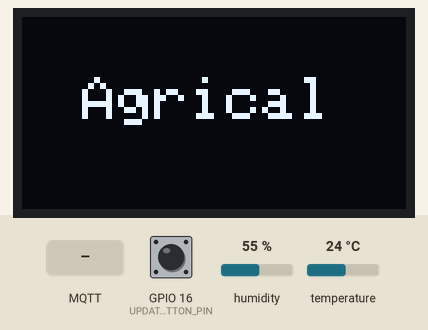
Bench run of a sketch on a simulated ESP32. Parts: 128×64 one-colour display. The inputs (shaded band) are chosen by the test bench; at power-on: GPIO 16 (UPDATE_BUTTON_PIN) HIGH, humidity 55 %, temperature 24 °C. WiFi joins after 1.5 s; servers stay silent unless stated; no MQTT or app messages arrive unless stated; what the sketch prints to the serial monitor is not drawn.

Above: at 1.2 s.
7.4 s: GPIO 16 (UPDATE_BUTTON_PIN) pulled LOW for 0.15 s
At 7.9 s:
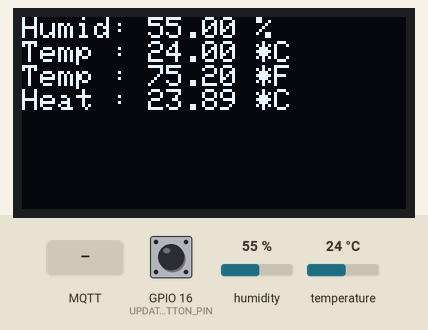
9.0 s: MQTT message "1" arrives on the first subscribed topic
At 18.7 s:
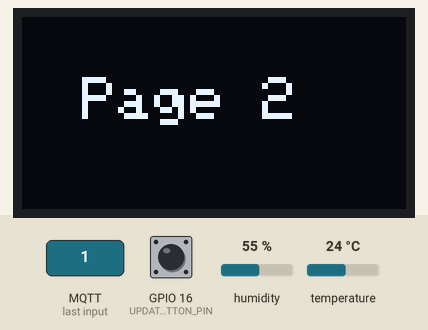
Timing chart, 0 to 20.2 s (numbered marks = the images above; inputs shaded):
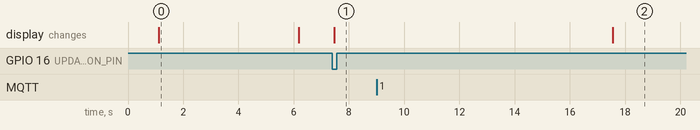

The sketch:

manualUpdate.ino
```cpp
#include "secrets.h"
#include <WiFiClientSecure.h>
#include <PubSubClient.h>
#include "WiFi.h"

#include <ArduinoJson.h>
#include <SoftwareSerial.h>

#include <Adafruit_GFX.h>
#include <Adafruit_SSD1306.h>

//Libraries for DHT
#include "DHT.h"

#define DHTTYPE DHT11
#define DHTPIN 17

#define UPDATE_BUTTON_PIN 16
#define EMERGENCY_BUTTON_PIN 0

#define AWS_IOT_PUBLISH_TOPIC   "esp32/pub"
#define AWS_IOT_SUBSCRIBE_TOPIC "esp32/sub"

#define SCREEN_WIDTH 128 // OLED display width, in pixels
#define SCREEN_HEIGHT 64 // OLED display height, in pixels

WiFiClientSecure net = WiFiClientSecure();
PubSubClient client(net);

// Declaration for an SSD1306 display connected to I2C (SDA, SCL pins)
Adafruit_SSD1306 display(SCREEN_WIDTH, SCREEN_HEIGHT, &Wire, -1);
DHT dht(DHTPIN, DHTTYPE);

// // Replace with your network credentials
// const char* ssid     = "unga";
// const char* password = "punyabunga";

// Timer variables
unsigned long lastTime = 0;
unsigned long timerDelay = 120000;

// Variables to hold sensor readings
float h;
float t;
float f;
float hic;
float hif;

String dataMessage;

// int updateButton;            // the current reading from the input pin
// int lastButtonState = LOW;  // the previous reading from the input pin

// // the following variables are unsigned longs because the time, measured in
// // milliseconds, will quickly become a bigger number than can be stored in an int.
// unsigned long lastDebounceTime = 0;  // the last time the output pin was toggled
// unsigned long debounceDelay = 50;    // the debounce time; increase if the

volatile bool isDisplay = false;
// volatile bool lastDisplayState = false;
unsigned long lastDisplayTime = 0;  // the last time the output pin was toggled
unsigned long displayDelay = 60000;    // the debounce time; increase if the
unsigned long delayPageDisplay = 10000;

volatile bool manualUpdate = false;
void publishMessage(){
  StaticJsonDocument<200> doc;
  //Assign collected data to JSON Object

  doc["humidity"] = h;
  doc["temperatureC"] = t;
  doc["temperatureF"] = f;
  doc["hiC"] = hic;

  char jsonBuffer[512];

  serializeJson(doc, jsonBuffer); // print to client

  client.publish(AWS_IOT_PUBLISH_TOPIC, jsonBuffer);
}

void messageHandler(char* topic, byte* payload, unsigned int length){
  Serial.print("incoming: ");
  Serial.println(topic);

  StaticJsonDocument<200> doc;
  deserializeJson(doc, payload);
  const char* message = doc["message"];
  Serial.println(message);
}

void WiFiStationConnected(WiFiEvent_t event, WiFiEventInfo_t info){
  Serial.println("Connected to AP successfully!");
}

void WiFiGotIP(WiFiEvent_t event, WiFiEventInfo_t info){
  Serial.println("WiFi connected");
  Serial.println("IP address: ");
  Serial.println(WiFi.localIP());
  // connectAWS();
}

void WiFiStationDisconnected(WiFiEvent_t event, WiFiEventInfo_t info){
  Serial.println("Disconnected from WiFi access point");
  Serial.print("WiFi lost connection. Reason: ");
  Serial.println(info.wifi_sta_disconnected.reason);
  Serial.println("Trying to Reconnect");

  WiFi.begin(WIFI_SSID, WIFI_PASSWORD);
}

void connectAWS(){
  // WiFi.mode(WIFI_STA);
  // WiFi.begin(WIFI_SSID, WIFI_PASSWORD);

  // Serial.println("Connecting to Wi-Fi");

  // while (WiFi.status() != WL_CONNECTED)
  // {
  //   delay(500);
  //   Serial.print(".");
  // }

  // Configure WiFiClientSecure to use the AWS IoT device credentials
  net.setCACert(AWS_CERT_CA);
  net.setCertificate(AWS_CERT_CRT);
  net.setPrivateKey(AWS_CERT_PRIVATE);

  // Connect to the MQTT broker on the AWS endpoint we defined earlier
  client.setServer(AWS_IOT_ENDPOINT, 8883);

  // Create a message handler
  client.setCallback(messageHandler);

  Serial.printf("\nConnecting to AWS IOT\n");

  while (!client.connect(THINGNAME)){
    Serial.print(".");
    delay(100);
  }

  if (!client.connected()){
    Serial.println("AWS IoT Timeout!");
    return;
  }

  // Subscribe to a topic
  client.subscribe(AWS_IOT_SUBSCRIBE_TOPIC);

  Serial.printf("\nAWS IoT Connected!\n");
}

void setup() {
  Serial.begin(115200);

  dht.begin();

  pinMode(UPDATE_BUTTON_PIN, INPUT);

  if(!display.begin(SSD1306_SWITCHCAPVCC, 0x3C)) { // Address 0x3D for 128x64
    Serial.println(F("SSD1306 allocation failed"));
    for(;;);
  }

  // delete old config
  WiFi.disconnect(true);

  delay(1000);
  WiFi.onEvent(WiFiStationConnected, WiFiEvent_t::ARDUINO_EVENT_WIFI_STA_CONNECTED);
  WiFi.onEvent(WiFiGotIP, WiFiEvent_t::ARDUINO_EVENT_WIFI_STA_GOT_IP);
  WiFi.onEvent(WiFiStationDisconnected, WiFiEvent_t::ARDUINO_EVENT_WIFI_STA_DISCONNECTED);

  WiFi.mode(WIFI_STA);
  WiFi.begin(WIFI_SSID, WIFI_PASSWORD);
  connectAWS();

  attachInterrupt(digitalPinToInterrupt(UPDATE_BUTTON_PIN), triggerManualUpdate, FALLING);

  display.clearDisplay();
  display.setTextSize(2.5);
  display.setTextColor(WHITE);
  display.setCursor(20, 20);
  // Display static text
  display.println("Agrical");
  display.display();
  delay(5000);

  Serial.println();
  Serial.println("Program Started");
}


void loop() {
  if (WiFi.status() == WL_CONNECTED){
    if(!client.connect(THINGNAME)){
      connectAWS();
    }
  }

  if ((millis() - lastTime) > timerDelay) {
    dhtUpdate();

    //Concatenate all info separated by commas
    dataMessage = String(h) + "," + String(t) + "," + String(f) + "," + String(hic) + "," + String(hif) + "\r\n";
    Serial.printf("\nSaving data to SD Card: ");
    Serial.print(dataMessage);

    isDisplay = true;
    lastDisplayTime = millis();

    if (WiFi.status() != WL_CONNECTED){
      Serial.println("Interlock! Save Data\n");
    }
    else{
      publishMessage();
      Serial.println("Send Data to AWS IOT Cloud");
    }

    lastTime = millis();
  }
  else if(manualUpdate){
    manualUpdate = false;
    dhtUpdate();

    //Concatenate all info separated by commas
    dataMessage = String(h) + "," + String(t) + "," + String(f) + "," + String(hic) + "," + String(hif) + "\r\n";
    Serial.printf("\nSaving data to SD Card: ");
    Serial.print(dataMessage);

    isDisplay = true;
    lastDisplayTime = millis();

    if (WiFi.status() != WL_CONNECTED){
      Serial.println("Interlock! Save Data\n");
    }
    else{
      publishMessage();
      Serial.println("Send Data to AWS IOT Cloud");
    }
  }
  else if (WiFi.status() != WL_CONNECTED){
    display.clearDisplay();
    display.setTextSize(2.5);
    display.setTextColor(WHITE);
    display.setCursor(20, 20);
    // Display static text
    display.println("Reconnecting");
    display.display();
  }
  else if (!isDisplay){
    display.clearDisplay();
    display.display();
    Serial.println("No Display");
  }

  if (isDisplay){
    displayPage();
  }

  // lastDisplayState = isDisplay;

  client.loop();
  delay(50);
}

void displayPage(){
  // if (isDisplay != lastDisplayState) {
  //   lastDisplayTime = millis();
  // }
  if ((millis() - lastDisplayTime) > displayDelay) {
    isDisplay = false;
  }
  else if ((millis() - lastDisplayTime) <= delayPageDisplay){
    oledDisplay();
    Serial.println("Page 1");
  }
  else if (((millis() - lastDisplayTime) > delayPageDisplay) && ((millis() - lastDisplayTime) <= 2*delayPageDisplay)){
    display.clearDisplay();
    display.setTextSize(2.5);
    display.setTextColor(WHITE);
    display.setCursor(20, 20);
    // Display static text
    display.println("Page 2");
    display.display();

    Serial.println("Page 2");
  }
  else if (((millis() - lastDisplayTime) > 2*delayPageDisplay) && ((millis() - lastDisplayTime) <= 3*delayPageDisplay)){
    oledDisplay();
    Serial.println("Page 1");
  }
  else if (((millis() - lastDisplayTime) > 3*delayPageDisplay) && ((millis() - lastDisplayTime) <= 4*delayPageDisplay)){
    display.clearDisplay();
    display.setTextSize(2.5);
    display.setTextColor(WHITE);
    display.setCursor(20, 20);
    // Display static text
    display.println("Page 2");
    display.display();

    Serial.println("Page 2");
  }
  else if (((millis() - lastDisplayTime) > 4*delayPageDisplay) && ((millis() - lastDisplayTime) <= 5*delayPageDisplay)){
    oledDisplay();
    Serial.println("Page 1");
  }
  else if (((millis() - lastDisplayTime) > 5*delayPageDisplay) && ((millis() - lastDisplayTime) <= 6*delayPageDisplay)){
    display.clearDisplay();
    display.setTextSize(2.5);
    display.setTextColor(WHITE);
    display.setCursor(20, 20);
    // Display static text
    display.println("Page 2");
    display.display();

    Serial.println("Page 2");
  }
}

void triggerManualUpdate(){
  static unsigned long last_interrupt_time = 0;
  unsigned long interrupt_time = millis();
  // If interrupts come faster than 200ms, assume it's a bounce and ignore
  if (interrupt_time - last_interrupt_time > 200) {
    manualUpdate = true;
  }
  last_interrupt_time = interrupt_time;

  Serial.println("Update Data Manually");
}

void oledDisplay(){
  display.clearDisplay();

  display.setTextSize(0.7);

  display.setCursor(0, 0);
  display.print("Humid: ");
  display.print(h);
  display.println(" %");

  display.setCursor(0, 8);
  display.print("Temp : ");
  display.print(t);
  display.println(" *C");

  display.setCursor(0, 16);
  display.print("Temp : ");
  display.print(f);
  display.println(" *F");

  display.setCursor(0, 24);
  display.print("Heat : ");
  display.print(hic);
  display.println(" *C");

  display.display();
}

void dhtUpdate(){
  h = dht.readHumidity();
  // Read temperature as Celsius (the default)
  t = dht.readTemperature();
  // Read temperature as Fahrenheit (isFahrenheit = true)
  f = dht.readTemperature(true);

  // Check if any reads failed and exit early (to try again).
  if (isnan(h) || isnan(t) || isnan(f)) {
    Serial.println(F("Failed to read from DHT sensor!"));
    return;
  }

  // Compute heat index in Fahrenheit (the default)
  hif = dht.computeHeatIndex(f, h);
  // Compute heat index in Celsius (isFahreheit = false)
  hic = dht.computeHeatIndex(t, h, false);
}
```

secrets.h
```cpp
#include <pgmspace.h>

#define SECRET
#define THINGNAME "AgriCal"                         //change this

const char WIFI_SSID[] = "SANGKURIANG L-1";               //change this
const char WIFI_PASSWORD[] = "SANGK11*";           //change this
const char AWS_IOT_ENDPOINT[] = "axgujjldmu0bz-ats.iot.ap-southeast-2.amazonaws.com";       //change this

// Amazon Root CA 1
static const char AWS_CERT_CA[] PROGMEM = R"EOF(
-----BEGIN CERTIFICATE-----
MIIDQTCCAimgAwIBAgITBmyfz5m/jAo54vB4ikPmljZbyjANBgkqhkiG9w0BAQsF
ADA5MQswCQYDVQQGEwJVUzEPMA0GA1UEChMGQW1hem9uMRkwFwYDVQQDExBBbWF6
b24gUm9vdCBDQSAxMB4XDTE1MDUyNjAwMDAwMFoXDTM4MDExNzAwMDAwMFowOTEL
MAkGA1UEBhMCVVMxDzANBgNVBAoTBkFtYXpvbjEZMBcGA1UEAxMQQW1hem9uIFJv
b3QgQ0EgMTCCASIwDQYJKoZIhvcNAQEBBQADggEPADCCAQoCggEBALJ4gHHKeNXj
ca9HgFB0fW7Y14h29Jlo91ghYPl0hAEvrAIthtOgQ3pOsqTQNroBvo3bSMgHFzZM
9O6II8c+6zf1tRn4SWiw3te5djgdYZ6k/oI2peVKVuRF4fn9tBb6dNqcmzU5L/qw
IFAGbHrQgLKm+a/sRxmPUDgH3KKHOVj4utWp+UhnMJbulHheb4mjUcAwhmahRWa6
VOujw5H5SNz/0egwLX0tdHA114gk957EWW67c4cX8jJGKLhD+rcdqsq08p8kDi1L
93FcXmn/6pUCyziKrlA4b9v7LWIbxcceVOF34GfID5yHI9Y/QCB/IIDEgEw+OyQm
jgSubJrIqg0CAwEAAaNCMEAwDwYDVR0TAQH/BAUwAwEB/zAOBgNVHQ8BAf8EBAMC
AYYwHQYDVR0OBBYEFIQYzIU07LwMlJQuCFmcx7IQTgoIMA0GCSqGSIb3DQEBCwUA
A4IBAQCY8jdaQZChGsV2USggNiMOruYou6r4lK5IpDB/G/wkjUu0yKGX9rbxenDI
U5PMCCjjmCXPI6T53iHTfIUJrU6adTrCC2qJeHZERxhlbI1Bjjt/msv0tadQ1wUs
N+gDS63pYaACbvXy8MWy7Vu33PqUXHeeE6V/Uq2V8viTO96LXFvKWlJbYK8U90vv
o/ufQJVtMVT8QtPHRh8jrdkPSHCa2XV4cdFyQzR1bldZwgJcJmApzyMZFo6IQ6XU
5MsI+yMRQ+hDKXJioaldXgjUkK642M4UwtBV8ob2xJNDd2ZhwLnoQdeXeGADbkpy
rqXRfboQnoZsG4q5WTP468SQvvG5
-----END CERTIFICATE-----
)EOF";

// Device Certificate                                               //change this
static const char AWS_CERT_CRT[] PROGMEM = R"KEY(
-----BEGIN CERTIFICATE-----
MIIDWTCCAkGgAwIBAgIUH23GTX+igKUGzIO9eC3JED9WCLIwDQYJKoZIhvcNAQEL
BQAwTTFLMEkGA1UECwxCQW1hem9uIFdlYiBTZXJ2aWNlcyBPPUFtYXpvbi5jb20g
SW5jLiBMPVNlYXR0bGUgU1Q9V2FzaGluZ3RvbiBDPVVTMB4XDTI0MDQxODE2Mzcz
OFoXDTQ5MTIzMTIzNTk1OVowHjEcMBoGA1UEAwwTQVdTIElvVCBDZXJ0aWZpY2F0
ZTCCASIwDQYJKoZIhvcNAQEBBQADggEPADCCAQoCggEBAMRTxL00vxtMR9xt66PZ
fLHQZOxmEG54eJhR6/+NjOm5HHo2hN+0NwV1UGC3TU2qXEscqpZIICa/DtqOdZjK
NsMSkPS6l3iKiF1Da71NlQFYdrO20sDBE42JTQABBQFXVvJWBy0ddZxHTEFyk7TB
R4J20PuTu3+6pVNK4zyGBntZ3gIacOwDJIsEkgM6ZwZ/6C9GuPpYFA13QKgvCPhn
2yZdpaJaz+BCHwLlGgYq56VtQyso8nZD3wUptzPQByRU3pwgoaXJjotLPwoa0sLV
3skDV/deEeyJeOV97EeH8MOPgiacJCewzmwVnbsgHNHaD2jpy+mNmSJggYoMleF3
oHMCAwEAAaNgMF4wHwYDVR0jBBgwFoAU33ynb17JmI00zWMFhAJ4qvCZiY4wHQYD
VR0OBBYEFF5hopN/XgaYYUtVYE3p1urS1E4NMAwGA1UdEwEB/wQCMAAwDgYDVR0P
AQH/BAQDAgeAMA0GCSqGSIb3DQEBCwUAA4IBAQBZHZ0c9WK1F4tSJOcgfeYq3eSs
TlC3XbqFExBk2QsmlPF7lknebGUKkXWWXSQhPL5yd8NdMqutFVF34j4y2pCm12U6
0867WQGseE1XhMjnAdluUuGKzUBP7Pl8ImBeXS1EwGb6GZlkMtSCkY0rsGC5BViK
T5NwZCmvJTNagRINzjI1S7rE8Ra+51ixS5uJbbqKb6HMoJtj4Ek15mL0qjlUs6xk
+VdOQEUqh7YSCiDF6Y37d2GVkbeoxAA8Yf4t8VyvOXVqKjKW+5Lzgo554BSnPZW6
WYUcxfYS1X8g0KY/cgT18yVfh8v2nOpgTi2WXEc5RxAZCtJbJ1tUD3JQpM9Y
-----END CERTIFICATE-----
)KEY";

// Device Private Key                                               //change this
static const char AWS_CERT_PRIVATE[] PROGMEM = R"KEY(
-----BEGIN RSA PRIVATE KEY-----
MIIEpAIBAAKCAQEAxFPEvTS/G0xH3G3ro9l8sdBk7GYQbnh4mFHr/42M6bkcejaE
37Q3BXVQYLdNTapcSxyqlkggJr8O2o51mMo2wxKQ9LqXeIqIXUNrvU2VAVh2s7bS
wMETjYlNAAEFAVdW8lYHLR11nEdMQXKTtMFHgnbQ+5O7f7qlU0rjPIYGe1neAhpw
7AMkiwSSAzpnBn/oL0a4+lgUDXdAqC8I+GfbJl2lolrP4EIfAuUaBirnpW1DKyjy
dkPfBSm3M9AHJFTenCChpcmOi0s/ChrSwtXeyQNX914R7Il45X3sR4fww4+CJpwk
J7DObBWduyAc0doPaOnL6Y2ZImCBigyV4XegcwIDAQABAoIBAQCHyB/Tc/2QVauF
qohEpBB3sld6oARRQwS05EPCVRXWN+6YH8i6Jxu+rKpQmbXfNynp0QOyOGP0KEOP
qONwLrq9I8QZXkuQVM+HITAMlvGtIo/GL3WHVoG9a+5TSGE70joSFKmV7EABO9Zj
lWjOpLZeZuqWdFBDQMVC3BJZM6CcAg6u2TCR7VAWZZ1ePXutUVmCrgji35DDMVHq
sfeHgdcsG3tyo6ax8Q+wM3H++bOvQk7Da+Te1iR1TGwVWqi0SjBWVag/YIwU+OGk
qQcx6TRCYO7ngFisFia0Ah3saMN13kOddmfUdlcbIOmkTRrjOJ4Yv6tfGCsZIt5v
slw8//CBAoGBAO7I27Flv/gU3yoG0GB8OkZSzh31wxwGf7q/1lyG6qvaq39931oc
wOUaU6amhvFEI+Hg+9CYHZYTaELTGc0LHDS3r8Z2yCHKHB8/VRZKmnX7seLXRN2H
cxiJGXqH2Z5wTn4JtLSpQXOP2dbBSa1kWWq1JK00Gd79UDREmrYv4vfhAoGBANJ7
SxBixW1Y2Js8jDgF7EPvbaO+mdnLhA+a5uwTi0/oSbKp0x7May25bH0+bp6Gqjs5
VJCWJLrmqHixsDHQMCG0mkCmNQn/NGVa56W/ioZ0y+MT4WbXEfSKS2EHHNSe0Gji
tQxd+C9lgHDh9xACUW4fsVnzo4qxxwcHpsjM55LTAoGBANkc7ozlLGBgce1flrY0
HjR09A7PuCDSU+80oK8uyU+LGyZoB96CiG2Hu4mqnsXepBWsoKowta4QZVtlYG9M
a9APOJbmx9/ZSiqrRi1nlfwy57KO84HNt7wWZIFB5oAmM2hsYM9nmih+Ip8ezmQG
+zqIDBokZmWXxAZSXq3K6r9hAoGAava/MeeP/z7MbS967qmL5QZTCIi/NOBpD2kf
+07/WC9q7IHDSX6G5Si7CnbkzmkPL6O15vh2WAkKCrP6H4Z2P1rBnSMaByeLYAqv
eBr78dJ/HromrRWVCVoSbo+nxiGjNfooGc3TZ3rEqBkdbiRPb5Bpl5XqQXyQ8XCh
AKCo+oMCgYBx9Y3UejZMGr5tBmEiAHwm6ckbyEoJBw66SzRy0W7sXKsdjiq/3+BJ
mfFcII63aneJMOtW4ZwL5r1XM32OOEtyIUs2WCWKqzNrRBbMx4aju0uTroh4cn61
DTG/VfLoRZzdE8IwHSOXLu8Rsk/NbgWvKDgbF6zDND+POi4bIRqBiw==
-----END RSA PRIVATE KEY-----
)KEY";
```

Measured:
- after the input at 7.4 s, the display: changes after 0.07 s (image 1)
- what the display in image 0 shows lasts 5.1 s, from 1.1 s to 6.2 s
